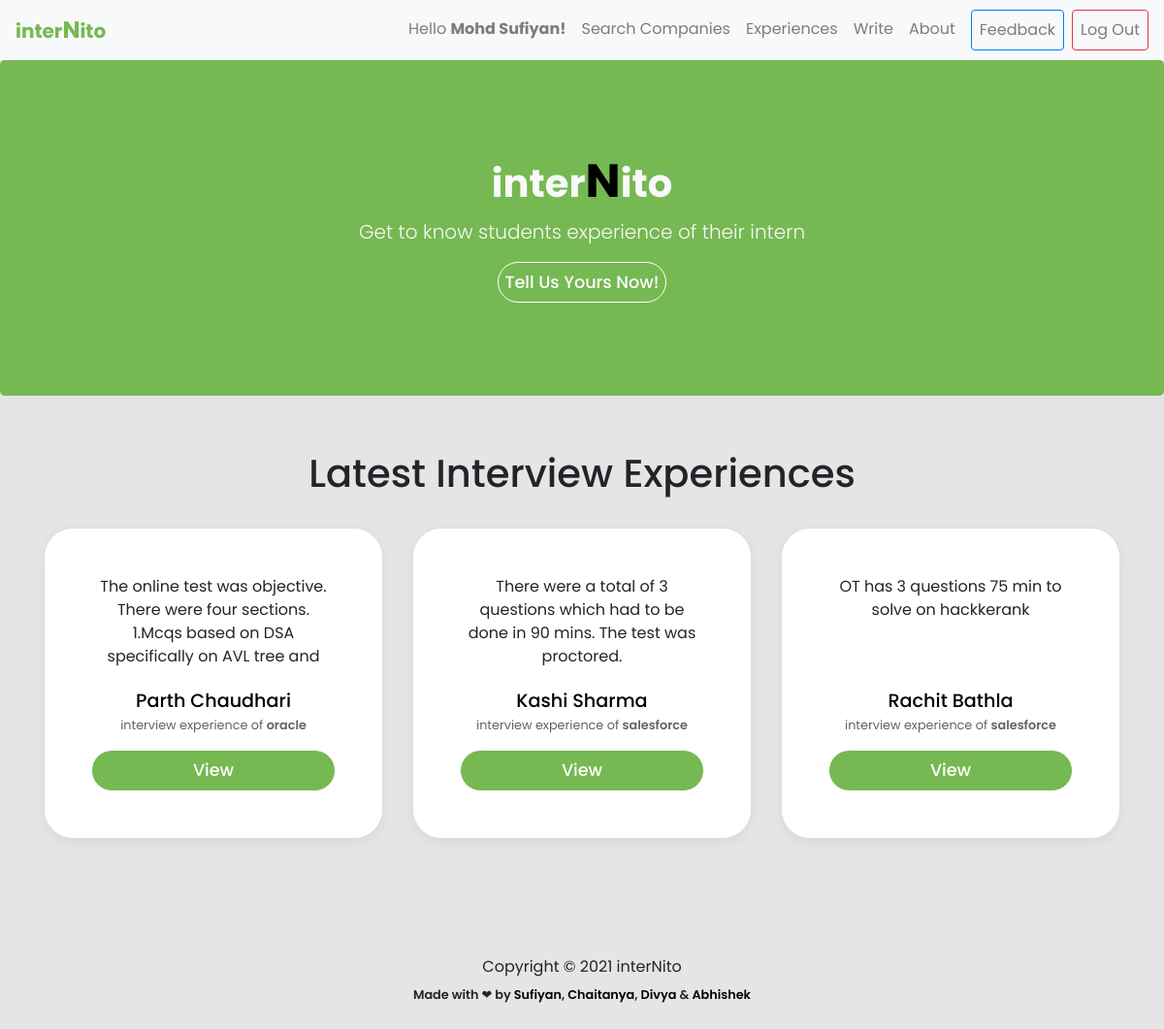
The app's page / (signed in), older data.
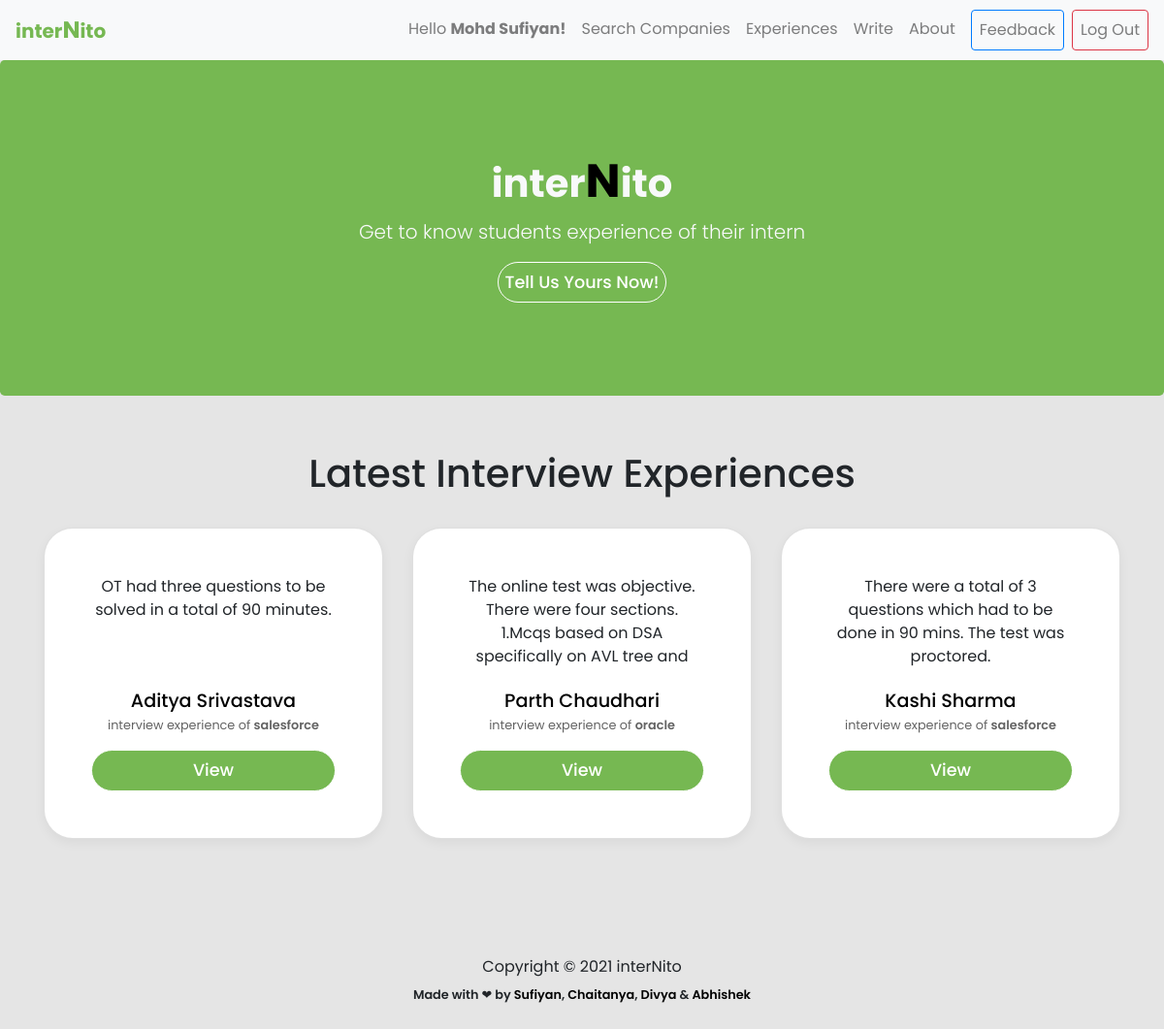
The same page, newer data.
### experience/models.py (models this page shows, shortened)
class Experience(models.Model):
    user = models.ForeignKey(User, on_delete = models.CASCADE)
    name = models.CharField(max_length=80)
    branch = models.CharField(max_length=255,blank=True)
    cgpa_cutoff = models.FloatField(blank=True)
    resume = models.TextField(blank=True)
    batch = models.CharField(max_length=255, blank=True)
    company = models.CharField(max_length=255,blank=False)
    summary = models.TextField(blank=False)
    period = models.CharField(max_length=255,blank=False)
    ot_summary = models.TextField(blank = True)
    ot_question1 = models.TextField(blank = True, null = True)
    ot_question1_link = models.TextField(blank = True, null = True, default = 'NONE')
    ot_question2 = models.TextField(blank = True, null = True)
    ot_question2_link = models.TextField(blank = True, null = True)
    ot_question3 = models.TextField(blank = True, null = True)
    ot_question3_link = models.TextField(blank = True, null = True)
    ot_question4 = models.TextField(blank = True, null = True)
    ot_question4_link = models.TextField(blank = True, null = True)
    round1_details = models.TextField(blank = True, null = True)
    round2_details = models.TextField(blank = True, null = True)
    round3_details = models.TextField(blank = True, null = True)
    final_summary = models.TextField(blank = True, null = True)

### experience/views.py (the view)
# urls.py: path('', views.home,name='home'),
@login_required()
def home(request):
    responses = Experience.objects.all().order_by('-id')[:3]
    return render(request, 'home.html', {'responses': responses})

### templates/home.html (shortened to what this page needs)
{% extends 'base.html' %} {% load static %} {% block content %}
<link rel="stylesheet" href="{% static 'css/experience.css' %}" />
<main role="main">
  <section class="jumbotron text-center bg-lime">
    <div class="container text-light">
      <h1>
        <strong>inter<big style="color: black">N</big>ito</strong>
      </h1>
      <p class="mt-2 lead text-light">
        Get to know students experience of their intern
      </p>
      <a class="btn view-btn" href="{% url 'write'%}"> Tell Us Yours Now! </a>
    </div>
  </section>
  {% if request.user.is_staff %}
  <div class="album py-5 bg-lime-invert">
    <div class="container">
      <h1 class="mb-4">
        <div class="head p-2" style="text-align: center">
          Latest Interview Experiences
        </div>
      </h1>
      <div class="row">
        {% for response in responses %}
        <div class="col-md-4">
          <div class="card mb-4 box-shadow">
            <div class="card-body p-5 summary-parent">
              <p
                class="card-text summary summary-text"
                style="height: 10ch; text-overflow: ellipsis; overflow: hidden"
              >
                {{response.summary }}
              </p>
              <p class="card-text name">
                <a href="{% url 'profile' response.user.username %}"
                  >{{response.name}}</a
                >
              </p>
              <p class="card-text company capitalize">
                interview experience of <strong>{{response.company}}</strong>
              </p>
              <a
                href="{% url  'post' response.pk %}"
                type="button"
                class="
                  btn btn-sm btn-outline-secondary
                  view-btn
                  w-100
                  text-center
                "
              >
                View
              </a>
            </div>
          </div>
        </div>
        {% endfor %}
      </div>
    </div>
  </div>
  {% endif %}
</main>
{% endblock content %}

Row changes from the older to the newer data that the page shows:
no longer on this page (row unchanged): Experience: summary "OT has 3 questions 75 min to solve on hackkerank", name "Rachit Bathla", company "salesforce"
added Experience: summary "OT had three questions to be solved in a total of 90 minutes.", name "Aditya Srivastava", company "salesforce"
